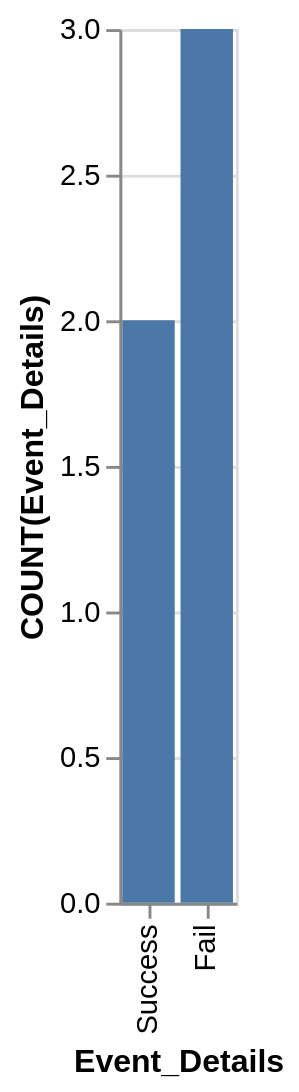

The specification (Vega-Lite) saved for this image:
### Vega-Lite specification from a JSON file in a GitHub repository (floating-point values rounded to 4 significant figures)
{"data": {"values": [{"x_data": "Success", "y_data": 2}, {"x_data": "Fail", "y_data": 3}]}, "mark": "bar", "encoding": {"x": {"field": "x_data", "type": "nominal", "title": "Event_Details", "sort": {"op": "sum", "field": "y_data", "order": "ascending"}}, "y": {"field": "y_data", "type": "quantitative", "title": "COUNT(Event_Details)"}}}
